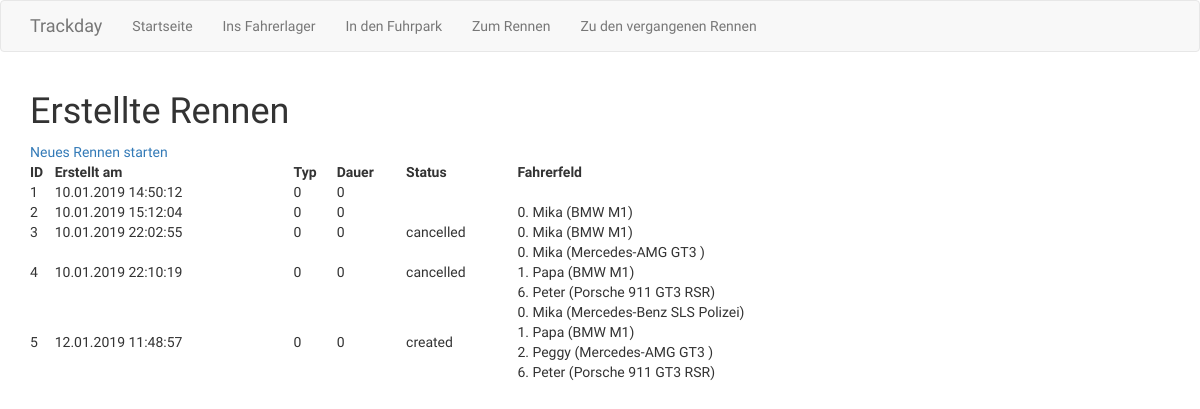
The app's page /races with its own data.
### app/models.py (models this page shows, shortened)
class Race(db.Model):
  id = db.Column(db.Integer, primary_key=True)
  type = db.Column(db.String(16))
  duration = db.Column(db.Integer)
  grid = db.Column(db.String(128))
  status = db.Column(db.Integer)
  created_at = db.Column(db.DateTime)
  started_at = db.Column(db.DateTime)
  finished_at = db.Column(db.DateTime)
  def parsed_grid(self):
    if self.grid is None:
      return None
    return list(map(lambda grid_entry: {'controller': grid_entry['controller'], 'racer': Racer.query.get(grid_entry['racer']), 'car': Car.query.get(grid_entry['car'])}, json.loads(self.grid)))

class Racer(db.Model):
  id = db.Column(db.Integer, primary_key=True)
  name = db.Column(db.String(64), index=True, unique=True)

class Car(db.Model):
  id = db.Column(db.Integer, primary_key=True)
  name = db.Column(db.String(64), index=False, unique=False)
  description = db.Column(db.String(512), index=False, unique=False)
  order_number = db.Column(db.String(16), index=True, unique=True)
  image_link = db.Column(db.String(128), index=False, unique=False)

### app/routes.py (the view)
@app.route('/races')
def races():
  races = Race.query.all()
  app.logger.info('got races:' + repr(races))
  return render_template('races.html', title='Erstellte Rennen', races=races)

### app/templates/races.html
{% extends "base.html" %}
{% block app_content %}
  <h1>Erstellte Rennen</h1>
  <a href="{{ url_for('race_registration') }}">Neues Rennen starten</a>
  <table width = "80%">
    <tr>
      <th>ID</th>
      <th>Erstellt am</th>
      <th>Typ</th>
      <th>Dauer</th>
      <th>Status</th>
      <th>Fahrerfeld</th>
    </tr>
    {% for race in races %}
    <tr>
      <td>{{ race.id }}</td>
      <td>{{ race.created_at.strftime('%d.%m.%Y %H:%M:%S') }}</td>
      <td>{{ race.type }}</td>
      <td>{{ race.duration }}</td>
      <td>{{ race.status }}</td>
      <td>
        {% if race.parsed_grid() %}
          {% for grid_entry in race.parsed_grid() %}
            {{ grid_entry['controller'] }}. {{ grid_entry['racer'].name }} ({{ grid_entry['car'].name }})<br/>
          {% endfor %}
        {% endif %}
      </td>
    </tr>
    {% endfor %}
  </table>
{% endblock %}

### app/static/styles.css (style rules this page uses)
body { font-family: 'Orbitron', sans-serif; }

### records on screen
Race: id "1", created_at "10.01.2019 14:50:12", type "0", duration "0"
Race: id "2", created_at "10.01.2019 15:12:04", type "0", duration "0", controller "0"
Racer: racer.name "Mika" "Mika" "Mika" "Mika"
Car: car.name "BMW M1" "BMW M1" "BMW M1" "BMW M1"
Race: id "3", created_at "10.01.2019 22:02:55", type "0", duration "0", status "cancelled", controller "0"
Race: id "4", created_at "10.01.2019 22:10:19", type "0", duration "0", status "cancelled", controller "0" "1" "6"
Car: car.name "Mercedes-AMG GT3" "Mercedes-AMG GT3"
Racer: racer.name "Papa" "Papa"
Racer: racer.name "Peter" "Peter"
Car: car.name "Porsche 911 GT3 RSR" "Porsche 911 GT3 RSR"
Race: id "5", created_at "12.01.2019 11:48:57", type "0", duration "0", status "created", controller "0" "1" "2" "6"
Car: car.name "Mercedes-Benz SLS Polizei"
Racer: racer.name "Peggy"
